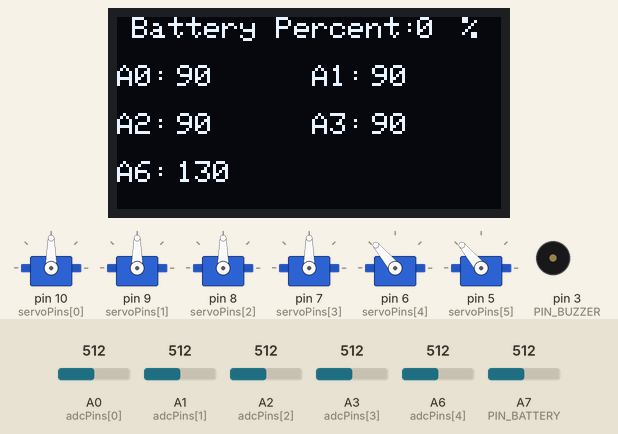
Simulated run of this sketch. Board: Arduino Nano, built with avr-gcc and run on an emulated ATmega328P. On the bench: 6 × servo, 128×64 one-colour display, buzzer (waves = sounding). Inputs (shaded band) come from the test bench; at power-on: A0 (adcPins[0]) = 512, A1 (adcPins[1]) = 512, A2 (adcPins[2]) = 512, A3 (adcPins[3]) = 512, A6 (adcPins[4]) = 512, A7 (PIN_BATTERY) = 512.

Above: at 2.2 s.
2.3 s: A0 (adcPins[0]) set to 716
At 4.0 s:
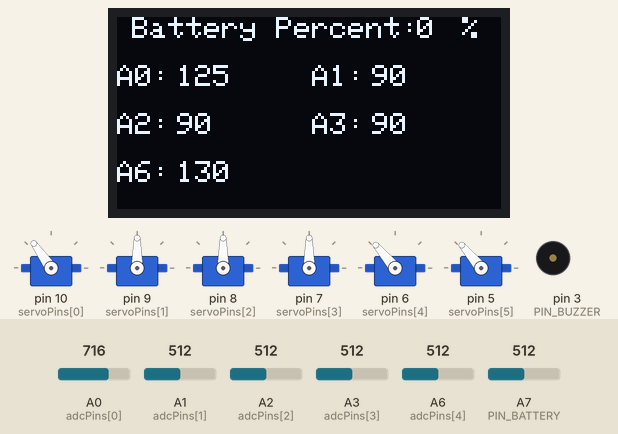
4.6 s: A1 (adcPins[1]) set to 716
At 6.3 s:
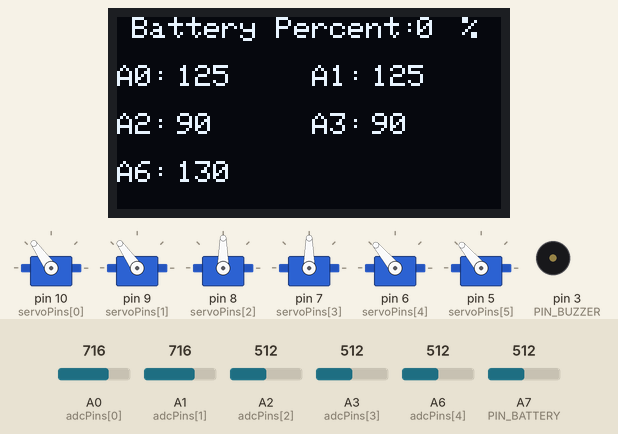
6.6 s: A2 (adcPins[2]) set to 716
At 7.6 s:
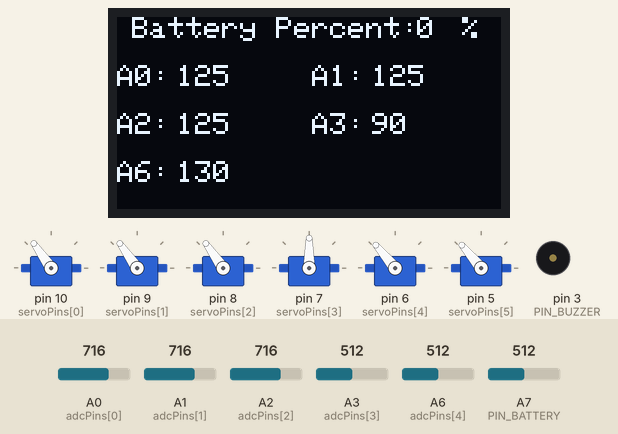
8.7 s: A3 (adcPins[3]) set to 716
At 10.1 s:
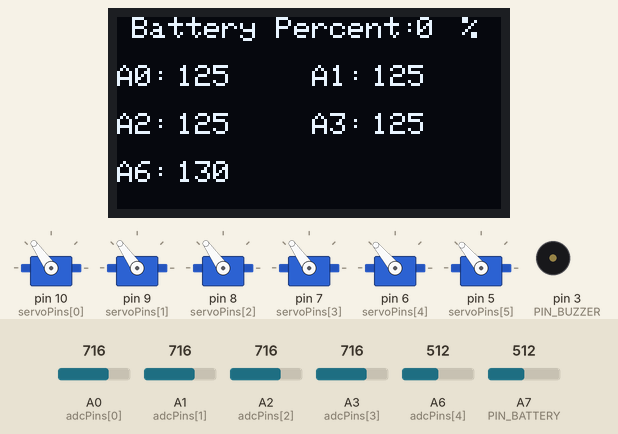
10.7 s: A6 (adcPins[4]) set to 716
At 12.5 s:
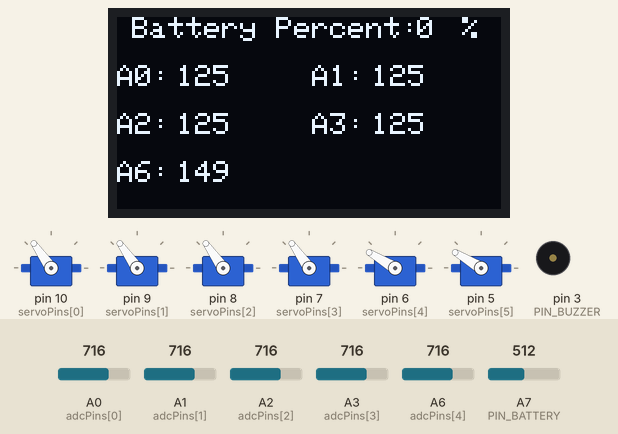
12.8 s: A0 (adcPins[0]) set to 992
At 13.7 s:
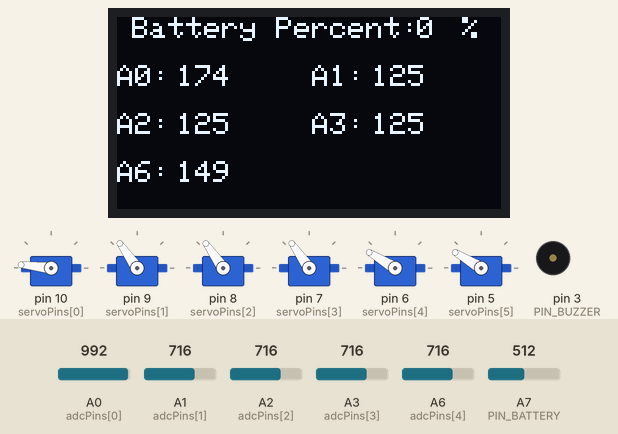
Timing chart, 0 to 15.8 s (numbered marks = the images above; inputs shaded):
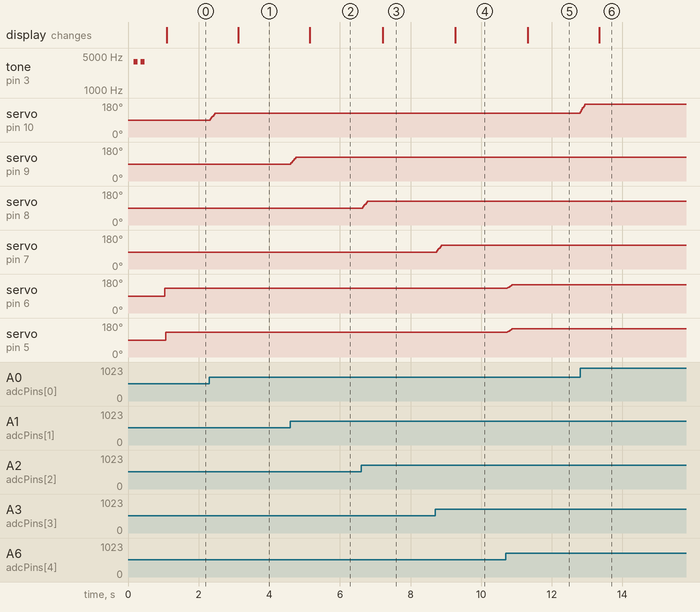

The sketch:

01_Control_Potentiometer.ino
```cpp
/***********************************************************
Description: Potentiometer controls servo angle with filter & stable OLED
Website: www.adeept.com
E-mail: support@adeept.com
***********************************************************/
#include <Wire.h>
#include <SSD1306AsciiWire.h>
#include <Servo.h>

#define OLED_I2C_ADDR   0x3C
#define FILTER_WINDOW   5
#define SERVO_TOTAL     6
#define ADC_CH_TOTAL    10
#define PIN_BATTERY     A7
#define PIN_BUZZER 3
#define BUZZER_FREQUENCY 4000

#define POT5_MIN_ANGLE  80
#define POT5_MAX_ANGLE  180
// The two parameters POT5_MIN_ANGLE and POT5_MAX_ANGLE are used to adjust the movement range of the gripper. The installation neutral angle is 90 degrees, and a 10-degree margin is reserved here to prevent the gripper from failing to close completely.
const int servoPins[SERVO_TOTAL] = {10, 9, 8, 7, 6, 5};
const int adcPins[ADC_CH_TOTAL] = {A0, A1, A2, A3, A6};

const float ADC_REF_VOLTAGE    = 5.1;
const float VOLTAGE_DIV_RATIO  = 2.0;
const float BAT_MIN_VOLTAGE    = 6.0;
const float BAT_MAX_VOLTAGE    = 8.4;
float batteryVoltage = 0.0;
unsigned long oledTime;

SSD1306AsciiWire oled;

Servo servos[SERVO_TOTAL];
int adcFilterBuf[ADC_CH_TOTAL][FILTER_WINDOW];
int adcFilterIndex[ADC_CH_TOTAL] = {0};
long adcFilterSum[ADC_CH_TOTAL] = {0};
int servoTarget[SERVO_TOTAL];
int lastOledVal[ADC_CH_TOTAL] = {-1, -1, -1, -1, -1};

void adcFilterInit() {
  for (int ch = 0; ch < ADC_CH_TOTAL; ch++) {
    adcFilterSum[ch] = 512L * FILTER_WINDOW;
    for (int i = 0; i < FILTER_WINDOW; i++) {
      adcFilterBuf[ch][i] = 512;
    }
  }
}

int adcFilter(int channel, int rawVal) {
  adcFilterSum[channel] -= adcFilterBuf[channel][adcFilterIndex[channel]];
  adcFilterBuf[channel][adcFilterIndex[channel]] = rawVal;
  adcFilterSum[channel] += rawVal;
  adcFilterIndex[channel] = (adcFilterIndex[channel] + 1) % FILTER_WINDOW;
  return (int)(adcFilterSum[channel] / FILTER_WINDOW);
}

void oledInit() {
  Wire.begin();
  oled.begin(&Adafruit128x64, OLED_I2C_ADDR);
  oled.setFont(Adafruit5x7);
  oled.clear();

  oledPrintStr(5,0,"Battery Percent:");
  oledPrintStr(0, 2, "A0:");
  oledPrintStr(65, 2, "A1:");
  oledPrintStr(0, 4, "A2:");
  oledPrintStr(65, 4, "A3:");
  oledPrintStr(0, 6, "A6:");
}

void oledPrintNum(int x,int y,int num){
  oled.set1X();
  oled.setCursor(x,y);
  oled.print(F("     "));
  oled.setCursor(x,y);
  oled.print(num);
}

void oledPrintStr(int x,int y,const char *text){
  oled.set1X();
  oled.setCursor(x,y);
  oled.print(F("                    "));
  oled.setCursor(x,y);
  oled.print(text);
}

void servoInit() {
  for (int i = 0; i < SERVO_TOTAL; i++) {
    servos[i].attach(servoPins[i]);
  }
}

void setup() {
  adcFilterInit();
  servoInit();
  oledInit();
  Buzzer_Setup();
  Buzzer_Alert(2,1);
}

void loop() {
  int filteredAdc[ADC_CH_TOTAL];
  for (int ch = 0; ch < ADC_CH_TOTAL; ch++) {
    int raw = analogRead(adcPins[ch]);
    filteredAdc[ch] = adcFilter(ch, raw);
  }

  for (int i = 0; i < 4; i++) {
    servoTarget[i] = map(filteredAdc[i], 0, 1023, 0, 180);
  }
  // Potentiometer A6: It limits the angle control range of the gripper and synchronously controls Servos 5 and 6 to prevent the servos from being damaged due to stall.
  int angle5 = map(filteredAdc[4], 0, 1023, POT5_MIN_ANGLE, POT5_MAX_ANGLE);
  servoTarget[4] = angle5;
  servoTarget[5] = angle5;

  for (int i = 0; i < SERVO_TOTAL; i++) {
    servos[i].write(servoTarget[i]);
    delay(5);
  }

  OLED_display();
}

void OLED_display(){
  if(millis()-oledTime<1000) return;
  oledTime=millis();
  if (servoTarget[0] != lastOledVal[0]) {
    oledPrintNum(20, 2, servoTarget[0]);
    lastOledVal[0] = servoTarget[0];
  }
  if (servoTarget[1] != lastOledVal[1]) {
    oledPrintNum(85, 2, servoTarget[1]);
    lastOledVal[1] = servoTarget[1];
  }
  if (servoTarget[2] != lastOledVal[2]) {
    oledPrintNum(20, 4, servoTarget[2]);
    lastOledVal[2] = servoTarget[2];
  }
  if (servoTarget[3] != lastOledVal[3]) {
    oledPrintNum(85, 4, servoTarget[3]);
    lastOledVal[3] = servoTarget[3];
  }
  if (servoTarget[4] != lastOledVal[4]) {
    oledPrintNum(20, 6, servoTarget[4]);
    lastOledVal[4] = servoTarget[4];
  }

  int batRatio = Get_Battery_Ratio();
  oledPrintNum(100, 0, batRatio);
  oledPrintStr(115, 0, "%");
}


//////////////////////Buzzer drive area///////////////////////////////////
void Buzzer_Setup(){
  pinMode(PIN_BUZZER, OUTPUT);
  digitalWrite(PIN_BUZZER, LOW);
}

void softTone(int durationMs){
  unsigned long start = millis();
  int delayUs = 500000 / BUZZER_FREQUENCY;
  while (millis() - start < durationMs) {
    digitalWrite(PIN_BUZZER, HIGH);
    delayMicroseconds(delayUs);
    digitalWrite(PIN_BUZZER, LOW);
    delayMicroseconds(delayUs);
  }
}

void Buzzer_Alert(int beat, int rebeat){
  beat = constrain(beat, 1, 9);
  rebeat = constrain(rebeat, 1, 255);
  for (int j = 0; j < rebeat; j++) {
    for (int i = 0; i < beat; i++) {
      softTone(100);
      delay(100);
    }
    delay(500);
  }
}


int Get_Battery_Voltage_ADC(){
  int adcValue = 0;
  for (int i = 0; i < 5; i++){
    adcValue += analogRead(PIN_BATTERY);
    delayMicroseconds(200);
  }
  return adcValue / 5;
}

float Get_Battery_Voltage(){
  int adcValue = Get_Battery_Voltage_ADC();
  batteryVoltage = ((float)adcValue / 1023.0) * ADC_REF_VOLTAGE * VOLTAGE_DIV_RATIO;
  batteryVoltage = constrain(batteryVoltage, 0, BAT_MAX_VOLTAGE);
  return batteryVoltage;
}

int Get_Battery_Ratio(){
  float voltage = Get_Battery_Voltage();
  int ratio = map(voltage * 100, BAT_MIN_VOLTAGE * 100, BAT_MAX_VOLTAGE * 100, 0, 100);
  return constrain(ratio, 0, 100);
}
```

Measured:
- after the input at 2.3 s, servo on pin 10 (servoPins[0]): 90° → 125° at once; the display: changes after 0.83 s (image 1)
- after the input at 4.6 s, servo on pin 9 (servoPins[1]): 90° → 125° at once; the display: changes after 0.55 s (image 2)
- after the input at 6.6 s, servo on pin 8 (servoPins[2]): 90° → 125° at once; the display: changes after 0.61 s (image 3)
- after the input at 8.7 s, servo on pin 7 (servoPins[3]): 90° → 125° at once; the display: changes after 0.57 s (image 4)
- after the input at 10.7 s, servo on pin 6 (servoPins[4]), servo on pin 5 (servoPins[5]): 130° → 149° at once; the display: changes after 0.62 s (image 5)
- after the input at 12.8 s, servo on pin 10 (servoPins[0]): 125° → 174° at once; the display: changes after 0.55 s (image 6)
